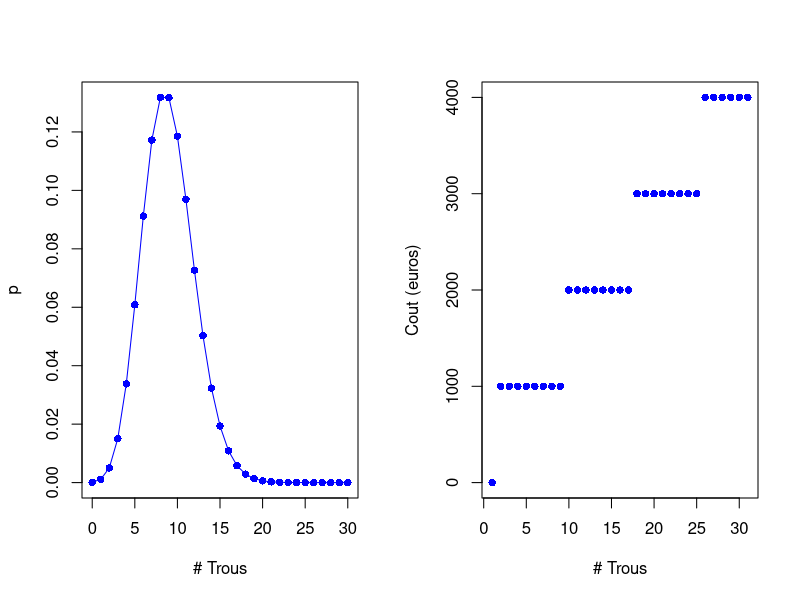

R code for this plot:
# -----------------------------------------------------------------------
# Correction de l'exercice "Entretien d'un terrain de golf" (slide 30)
# -----------------------------------------------------------------------

par(mfrow=c(1,2))  # Multi plots

# On commence par calculer l'aire totale du green (représentée par les zones 
# circulaires en vert kaki sur la carte) :
# A = pi * (10² + 10² + 7²) = 249*pi = 782.25 m²

A = 249*pi;

# On suppose la répartition des trous de taupes uniforme dans le plan.
# Le nombre de trous dans la green suit donc une loi de Poisson de 
# paramètre lambda, où lambda représente le nombre moyen de trous 
# que l'on peut espérer (craindre) découvrir dans le green. Ce nombre
# s'évalue par la produit de la densité de trous (115 /ha en moyenne) 
# par la surface de la zone concernée (782.25 m²). Rappel : 1 ha = 10000 m²

lambda = A*115/10000;

# En moyenne, on a donc 9 trous découverts sur la zone d'intérêt. 
#  Attention : il ne s'agit que d'une valeur moyenne. Le vrai nombre de trous 
# découverts par le gérant la veille du jour j est une loi de Poisson 
# de paramètre lambda. On considère tous les cas de figures entre 0 et
# 30 trous (nous vérifierons par la suite que la somme des probabilités 
# de tous ces cas représente la quasi-totalité de la masse de la distribution).

k = 0:30
p = exp(-lambda)*lambda^k/factorial(k)

# On trace la distribution
plot(k, p, pch=16, col='blue', xlab="# Trous")
lines(k, p, col='blue')

# On calcule la somme de toutes les valeurs de probabilités considérées
# Avec l'option "options(digits=16)", on contrôle que la somme de probabilités 
# représente plus de 99.999999% de la masse de la distribution théorique.
somme = sum(p)

# Un équipe coûte 1000€ et permet de reboucher exactement 8 trous avant la 
# compétition. Le budget du gérant étant de 2000€, il peut donc reboucher 
# au maximum 16 trous. La probabilité que la compétition puisse se tenir 
# est donc la probabilité P(k < 17). 

proba = sum(p[1:17])

# Note : attention, l'indice de tableau 17 correspond bien à P(k=16). La ligne
# d'instruction ci-dessus calcule donc bien la somme cumulée de P(k) pour k
# allant de 0 à 16 inclus. 

# -----------------------------------------------------------------------
# On trouve un probabilité P = 98.89% que la compétition puisse se tenir.
# -----------------------------------------------------------------------

# En admettant que le gérant décide de maintenir la compétition. Quel sera 
# son coût moyen ?  On commence par former un vecteur contenant le prix de 
# l'intervention en fonction du nombre de trous (pour k allant de 0 à 30).

cost = (floor((k-1)/8)+1)*1000
plot(cost, pch=16, col='blue', xlab="# Trous", ylab="Cout (euros)")

# On calcul alors la moyenne du vecteur de cout pondéré par les probabilités
moyenne = sum(cost*p) 

# -----------------------------------------------------------------------
# On trouve donc une valeur moyenne de 1554.76 €.
# -----------------------------------------------------------------------

# Au demeurant, il est intéressant de remarquer que rien ne garantit que le
# coût moyen d'intervention est inférieur au budget de 2000€. Par exemple, 
# si le prestataire facture un surcoût de 50 000 € à partir de le 3eme équipe
# d'intervention, alors le coût moyen de l'opération passe à 2107.85 euros.

cost_avec_surcout = cost
cost_avec_surcout[18:31] = cost_avec_surcout[18:31] + 50000
moyenne_avec_surcout = sum(cost_avec_surcout*p) 

# Pourtant, la probabilité que la compétition puisse se tenir ne change pas, 
# et vaut toujours 98.89 %. On est donc typiquement ici face à un cas où la 
# présence d'outliers (en l'occurence le surcoût pour affecter plus de 3 
# équipes à la tâche), rend la moyenne peu représentative. La probabilité que 
# le gérant puisse débourser la somme est très élevée, quand bien même le coût 
# moyen de l'opération est supérieur à son budget.

